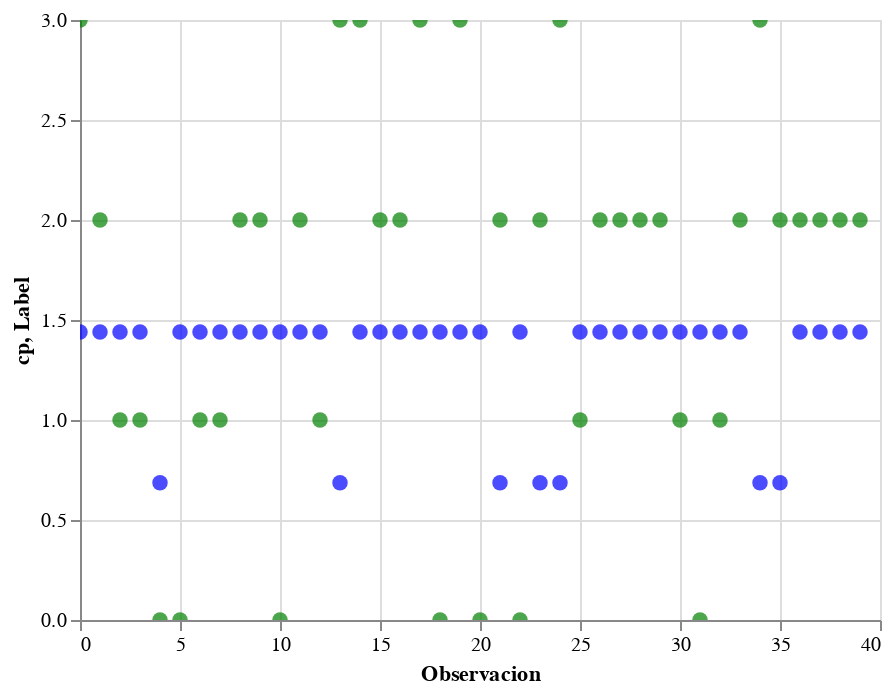

Source (notebook cell):
### Code cell
fig01 + fig02

### Figure 1 — Vega-Lite specification as saved in the notebook (floating-point values rounded to 4 significant figures)
{"config": {"view": {"continuousWidth": 400, "continuousHeight": 300}}, "layer": [{"mark": {"type": "circle", "size": 60}, "encoding": {"color": {"value": "Green"}, "x": {"type": "quantitative", "field": "Observacion"}, "y": {"type": "quantitative", "field": "cp"}}, "selection": {"selector001": {"type": "interval", "bind": "scales", "encodings": ["x", "y"]}}}, {"mark": {"type": "circle", "size": 60}, "encoding": {"color": {"value": "blue"}, "x": {"type": "quantitative", "field": "Observacion"}, "y": {"type": "quantitative", "field": "Label"}}, "selection": {"selector002": {"type": "interval", "bind": "scales", "encodings": ["x", "y"]}}}], "data": {"name": "data-76073b305eadc9ac99cc3acde6cc7fcb"}, "$schema": "https://vega.github.io/schema/vega-lite/v4.8.1.json", "datasets": {"data-76073b305eadc9ac99cc3acde6cc7fcb": [{"age": 63, "sex": 1, "cp": 3, "trtbps": 145, "chol": 233, "fbs": 1, "restecg": 0, "thalachh": 150, "exng": 0, "oldpeak": 2.3, "slp": 0, "caa": 0, "thall": 1, "output": 1, "Label": 1.44, "Observacion": 0}, {"age": 37, "sex": 1, "cp": 2, "trtbps": 130, "chol": 250, "fbs": 0, "restecg": 1, "thalachh": 187, "exng": 0, "oldpeak": 3.5, "slp": 0, "caa": 0, "thall": 2, "output": 1, "Label": 1.44, "Observacion": 1}, {"age": 41, "sex": 0, "cp": 1, "trtbps": 130, "chol": 204, "fbs": 0, "restecg": 0, "thalachh": 172, "exng": 0, "oldpeak": 1.4, "slp": 2, "caa": 0, "thall": 2, "output": 1, "Label": 1.44, "Observacion": 2}, {"age": 56, "sex": 1, "cp": 1, "trtbps": 120, "chol": 236, "fbs": 0, "restecg": 1, "thalachh": 178, "exng": 0, "oldpeak": 0.8, "slp": 2, "caa": 0, "thall": 2, "output": 1, "Label": 1.44, "Observacion": 3}, {"age": 57, "sex": 0, "cp": 0, "trtbps": 120, "chol": 354, "fbs": 0, "restecg": 1, "thalachh": 163, "exng": 1, "oldpeak": 0.6, "slp": 2, "caa": 0, "thall": 2, "output": 1, "Label": 0.6863, "Observacion": 4}, {"age": 57, "sex": 1, "cp": 0, "trtbps": 140, "chol": 192, "fbs": 0, "restecg": 1, "thalachh": 148, "exng": 0, "oldpeak": 0.4, "slp": 1, "caa": 0, "thall": 1, "output": 1, "Label": 1.44, "Observacion": 5}, {"age": 56, "sex": 0, "cp": 1, "trtbps": 140, "chol": 294, "fbs": 0, "restecg": 0, "thalachh": 153, "exng": 0, "oldpeak": 1.3, "slp": 1, "caa": 0, "thall": 2, "output": 1, "Label": 1.44, "Observacion": 6}, {"age": 44, "sex": 1, "cp": 1, "trtbps": 120, "chol": 263, "fbs": 0, "restecg": 1, "thalachh": 173, "exng": 0, "oldpeak": 0.0, "slp": 2, "caa": 0, "thall": 3, "output": 1, "Label": 1.44, "Observacion": 7}, {"age": 52, "sex": 1, "cp": 2, "trtbps": 172, "chol": 199, "fbs": 1, "restecg": 1, "thalachh": 162, "exng": 0, "oldpeak": 0.5, "slp": 2, "caa": 0, "thall": 3, "output": 1, "Label": 1.44, "Observacion": 8}, {"age": 57, "sex": 1, "cp": 2, "trtbps": 150, "chol": 168, "fbs": 0, "restecg": 1, "thalachh": 174, "exng": 0, "oldpeak": 1.6, "slp": 2, "caa": 0, "thall": 2, "output": 1, "Label": 1.44, "Observacion": 9}, {"age": 54, "sex": 1, "cp": 0, "trtbps": 140, "chol": 239, "fbs": 0, "restecg": 1, "thalachh": 160, "exng": 0, "oldpeak": 1.2, "slp": 2, "caa": 0, "thall": 2, "output": 1, "Label": 1.44, "Observacion": 10}, {"age": 48, "sex": 0, "cp": 2, "trtbps": 130, "chol": 275, "fbs": 0, "restecg": 1, "thalachh": 139, "exng": 0, "oldpeak": 0.2, "slp": 2, "caa": 0, "thall": 2, "output": 1, "Label": 1.44, "Observacion": 11}, {"age": 49, "sex": 1, "cp": 1, "trtbps": 130, "chol": 266, "fbs": 0, "restecg": 1, "thalachh": 171, "exng": 0, "oldpeak": 0.6, "slp": 2, "caa": 0, "thall": 2, "output": 1, "Label": 1.44, "Observacion": 12}, {"age": 64, "sex": 1, "cp": 3, "trtbps": 110, "chol": 211, "fbs": 0, "restecg": 0, "thalachh": 144, "exng": 1, "oldpeak": 1.8, "slp": 1, "caa": 0, "thall": 2, "output": 1, "Label": 0.6863, "Observacion": 13}, {"age": 58, "sex": 0, "cp": 3, "trtbps": 150, "chol": 283, "fbs": 1, "restecg": 0, "thalachh": 162, "exng": 0, "oldpeak": 1.0, "slp": 2, "caa": 0, "thall": 2, "output": 1, "Label": 1.44, "Observacion": 14}, {"age": 50, "sex": 0, "cp": 2, "trtbps": 120, "chol": 219, "fbs": 0, "restecg": 1, "thalachh": 158, "exng": 0, "oldpeak": 1.6, "slp": 1, "caa": 0, "thall": 2, "output": 1, "Label": 1.44, "Observacion": 15}, {"age": 58, "sex": 0, "cp": 2, "trtbps": 120, "chol": 340, "fbs": 0, "restecg": 1, "thalachh": 172, "exng": 0, "oldpeak": 0.0, "slp": 2, "caa": 0, "thall": 2, "output": 1, "Label": 1.44, "Observacion": 16}, {"age": 66, "sex": 0, "cp": 3, "trtbps": 150, "chol": 226, "fbs": 0, "restecg": 1, "thalachh": 114, "exng": 0, "oldpeak": 2.6, "slp": 0, "caa": 0, "thall": 2, "output": 1, "Label": 1.44, "Observacion": 17}, {"age": 43, "sex": 1, "cp": 0, "trtbps": 150, "chol": 247, "fbs": 0, "restecg": 1, "thalachh": 171, "exng": 0, "oldpeak": 1.5, "slp": 2, "caa": 0, "thall": 2, "output": 1, "Label": 1.44, "Observacion": 18}, {"age": 69, "sex": 0, "cp": 3, "trtbps": 140, "chol": 239, "fbs": 0, "restecg": 1, "thalachh": 151, "exng": 0, "oldpeak": 1.8, "slp": 2, "caa": 2, "thall": 2, "output": 1, "Label": 1.44, "Observacion": 19}, {"age": 59, "sex": 1, "cp": 0, "trtbps": 135, "chol": 234, "fbs": 0, "restecg": 1, "thalachh": 161, "exng": 0, "oldpeak": 0.5, "slp": 1, "caa": 0, "thall": 3, "output": 1, "Label": 1.44, "Observacion": 20}, {"age": 44, "sex": 1, "cp": 2, "trtbps": 130, "chol": 233, "fbs": 0, "restecg": 1, "thalachh": 179, "exng": 1, "oldpeak": 0.4, "slp": 2, "caa": 0, "thall": 2, "output": 1, "Label": 0.6863, "Observacion": 21}, {"age": 42, "sex": 1, "cp": 0, "trtbps": 140, "chol": 226, "fbs": 0, "restecg": 1, "thalachh": 178, "exng": 0, "oldpeak": 0.0, "slp": 2, "caa": 0, "thall": 2, "output": 1, "Label": 1.44, "Observacion": 22}, {"age": 61, "sex": 1, "cp": 2, "trtbps": 150, "chol": 243, "fbs": 1, "restecg": 1, "thalachh": 137, "exng": 1, "oldpeak": 1.0, "slp": 1, "caa": 0, "thall": 2, "output": 1, "Label": 0.6863, "Observacion": 23}, {"age": 40, "sex": 1, "cp": 3, "trtbps": 140, "chol": 199, "fbs": 0, "restecg": 1, "thalachh": 178, "exng": 1, "oldpeak": 1.4, "slp": 2, "caa": 0, "thall": 3, "output": 1, "Label": 0.6863, "Observacion": 24}, {"age": 71, "sex": 0, "cp": 1, "trtbps": 160, "chol": 302, "fbs": 0, "restecg": 1, "thalachh": 162, "exng": 0, "oldpeak": 0.4, "slp": 2, "caa": 2, "thall": 2, "output": 1, "Label": 1.44, "Observacion": 25}, {"age": 59, "sex": 1, "cp": 2, "trtbps": 150, "chol": 212, "fbs": 1, "restecg": 1, "thalachh": 157, "exng": 0, "oldpeak": 1.6, "slp": 2, "caa": 0, "thall": 2, "output": 1, "Label": 1.44, "Observacion": 26}, {"age": 51, "sex": 1, "cp": 2, "trtbps": 110, "chol": 175, "fbs": 0, "restecg": 1, "thalachh": 123, "exng": 0, "oldpeak": 0.6, "slp": 2, "caa": 0, "thall": 2, "output": 1, "Label": 1.44, "Observacion": 27}, {"age": 65, "sex": 0, "cp": 2, "trtbps": 140, "chol": 417, "fbs": 1, "restecg": 0, "thalachh": 157, "exng": 0, "oldpeak": 0.8, "slp": 2, "caa": 1, "thall": 2, "output": 1, "Label": 1.44, "Observacion": 28}, {"age": 53, "sex": 1, "cp": 2, "trtbps": 130, "chol": 197, "fbs": 1, "restecg": 0, "thalachh": 152, "exng": 0, "oldpeak": 1.2, "slp": 0, "caa": 0, "thall": 2, "output": 1, "Label": 1.44, "Observacion": 29}, {"age": 41, "sex": 0, "cp": 1, "trtbps": 105, "chol": 198, "fbs": 0, "restecg": 1, "thalachh": 168, "exng": 0, "oldpeak": 0.0, "slp": 2, "caa": 1, "thall": 2, "output": 1, "Label": 1.44, "Observacion": 30}, {"age": 65, "sex": 1, "cp": 0, "trtbps": 120, "chol": 177, "fbs": 0, "restecg": 1, "thalachh": 140, "exng": 0, "oldpeak": 0.4, "slp": 2, "caa": 0, "thall": 3, "output": 1, "Label": 1.44, "Observacion": 31}, {"age": 44, "sex": 1, "cp": 1, "trtbps": 130, "chol": 219, "fbs": 0, "restecg": 0, "thalachh": 188, "exng": 0, "oldpeak": 0.0, "slp": 2, "caa": 0, "thall": 2, "output": 1, "Label": 1.44, "Observacion": 32}, {"age": 54, "sex": 1, "cp": 2, "trtbps": 125, "chol": 273, "fbs": 0, "restecg": 0, "thalachh": 152, "exng": 0, "oldpeak": 0.5, "slp": 0, "caa": 1, "thall": 2, "output": 1, "Label": 1.44, "Observacion": 33}, {"age": 51, "sex": 1, "cp": 3, "trtbps": 125, "chol": 213, "fbs": 0, "restecg": 0, "thalachh": 125, "exng": 1, "oldpeak": 1.4, "slp": 2, "caa": 1, "thall": 2, "output": 1, "Label": 0.6863, "Observacion": 34}, {"age": 46, "sex": 0, "cp": 2, "trtbps": 142, "chol": 177, "fbs": 0, "restecg": 0, "thalachh": 160, "exng": 1, "oldpeak": 1.4, "slp": 0, "caa": 0, "thall": 2, "output": 1, "Label": 0.6863, "Observacion": 35}, {"age": 54, "sex": 0, "cp": 2, "trtbps": 135, "chol": 304, "fbs": 1, "restecg": 1, "thalachh": 170, "exng": 0, "oldpeak": 0.0, "slp": 2, "caa": 0, "thall": 2, "output": 1, "Label": 1.44, "Observacion": 36}, {"age": 54, "sex": 1, "cp": 2, "trtbps": 150, "chol": 232, "fbs": 0, "restecg": 0, "thalachh": 165, "exng": 0, "oldpeak": 1.6, "slp": 2, "caa": 0, "thall": 3, "output": 1, "Label": 1.44, "Observacion": 37}, {"age": 65, "sex": 0, "cp": 2, "trtbps": 155, "chol": 269, "fbs": 0, "restecg": 1, "thalachh": 148, "exng": 0, "oldpeak": 0.8, "slp": 2, "caa": 0, "thall": 2, "output": 1, "Label": 1.44, "Observacion": 38}, {"age": 65, "sex": 0, "cp": 2, "trtbps": 160, "chol": 360, "fbs": 0, "restecg": 0, "thalachh": 151, "exng": 0, "oldpeak": 0.8, "slp": 2, "caa": 0, "thall": 2, "output": 1, "Label": 1.44, "Observacion": 39}]}}
